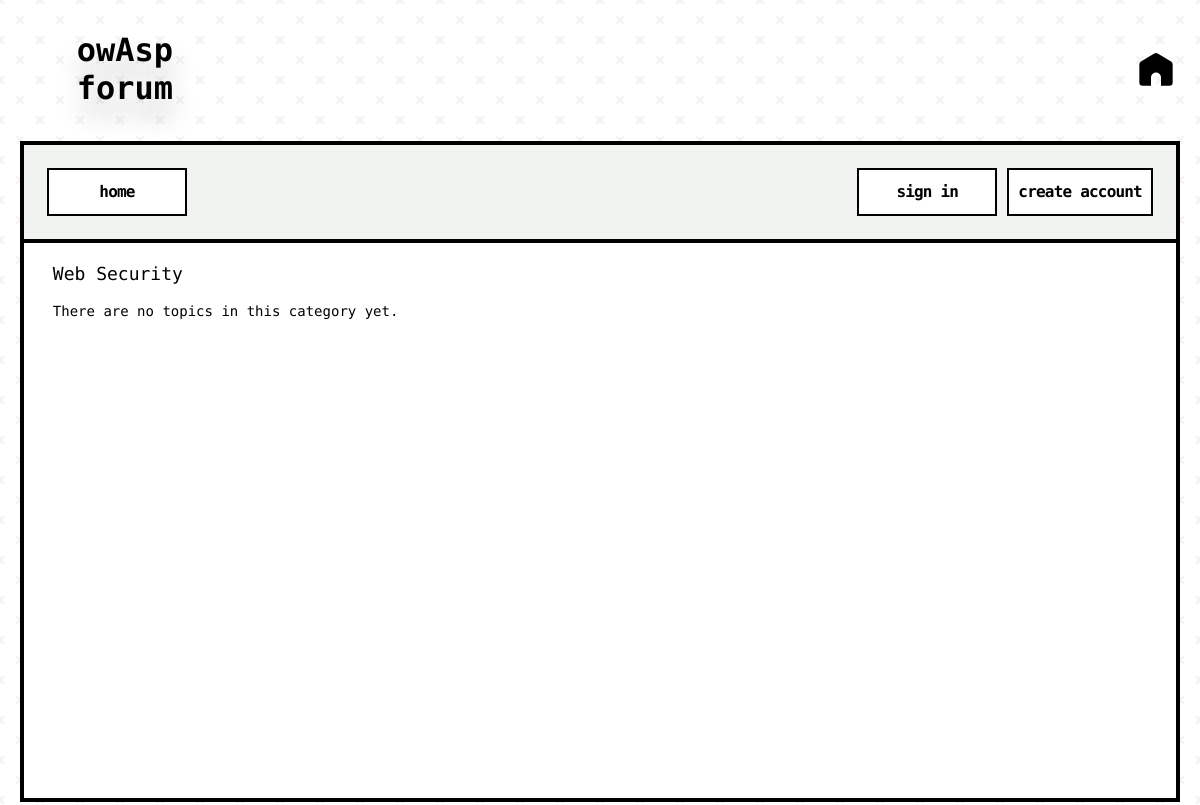
The app's page /forum/category.php?id=7, older data.
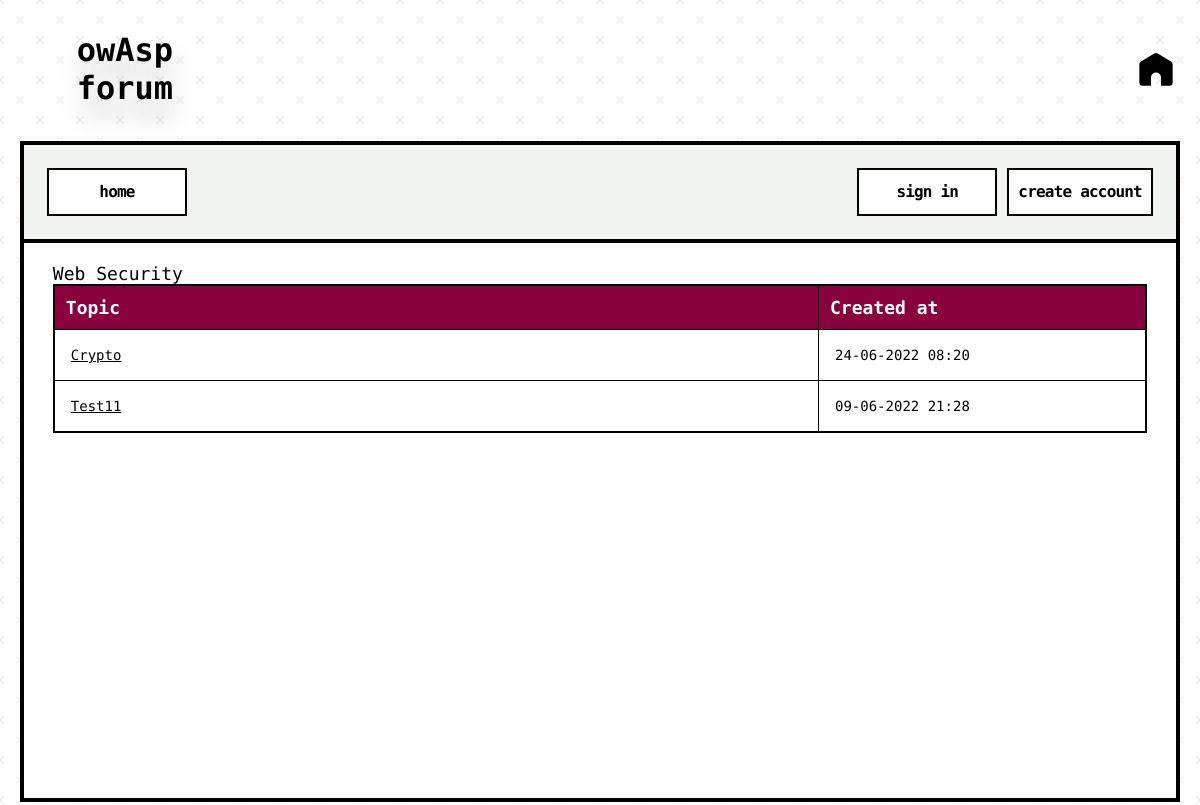
The same page, newer data.
### tables this page shows
CREATE TABLE `categories` (
  `cat_id` int(8) NOT NULL,
  `cat_name` varchar(255) NOT NULL,
  `cat_description` varchar(255) NOT NULL
);

CREATE TABLE `topics` (
  `topic_id` int(8) NOT NULL,
  `topic_subject` varchar(255) NOT NULL,
  `topic_date` datetime NOT NULL,
  `topic_cat` int(8) NOT NULL,
  `topic_by` int(8) NOT NULL
);

### forum/category.php (the view, shortened to what this page needs)
<?php
include 'database.php';
include 'header.php';
$sql = "SELECT
			cat_id,
			cat_name,
			cat_description
		FROM
			categories
		WHERE
			cat_id = " . $_GET['id'];
$result = mysqli_query($connect_database, $sql);
if(!$result)
{
	echo '<br><font style="font-size: 14px;">The category could not be displayed, please try again later.</font><br><font style="font-size: 14px;">' .  '</font><br>';
}
else
{
	if(mysqli_num_rows($result) == 0)
	{
		echo '<br><font style="font-size: 14px;">This category does not exist.</font><br><br>';
	}
	else
	{
		while($row = mysqli_fetch_assoc($result))
		{
			echo '<font style="font-size: 18px;">' . $row['cat_name'] . '</font><br>';
		}
		$get_id = $_GET['id'];
		$sql = "SELECT
					topic_id,
					topic_subject,
					topic_date,
					topic_cat
				FROM
					topics
				WHERE
					topic_cat = '$get_id'
				ORDER BY
					topic_date
				DESC";
		$result = mysqli_query($connect_database, $sql);
		if(!$result)
		{
			echo '<br><font style="font-size: 14px;">The topics could not be displayed, please try again later.</font><br><br>';
		}
		else
		{
			if(mysqli_num_rows($result) == 0)
			{
				echo '<br><font style="font-size: 14px;">There are no topics in this category yet.</font><br><br>';
			}
			else
			{
				echo '<table border="1">
					  <tr>
						<th>Topic</th>
						<th>Created at</th>
					  </tr>';
				while($row = mysqli_fetch_assoc($result))
				{
					echo '<tr>';
						echo '<td class="leftpart">';
							echo '<font style="font-size: 14px;"><a href="topic.php?id=' . $row['topic_id'] . '">' . $row['topic_subject'] . '</a><br></font>';
						echo '</td>';
						echo '<td class="rightpart">';
							echo '<font style="font-size: 14px;">' . date('d-m-Y H:i', strtotime($row['topic_date'])) . '</font>';
						echo '</td>';
					echo '</tr>';
				}
				echo '</table>';
			}
		}
	}
}
include 'footer.php';

Row changes from the older to the newer data that the page shows:
added topics: topic_subject "Crypto", topic_date "24-06-2022 08:20"
added topics: topic_subject "Test11", topic_date "09-06-2022 21:28"
Text that changed along with them:
text no longer shown: "There are no topics in this category yet."
text now shown: "Topic Created at"
